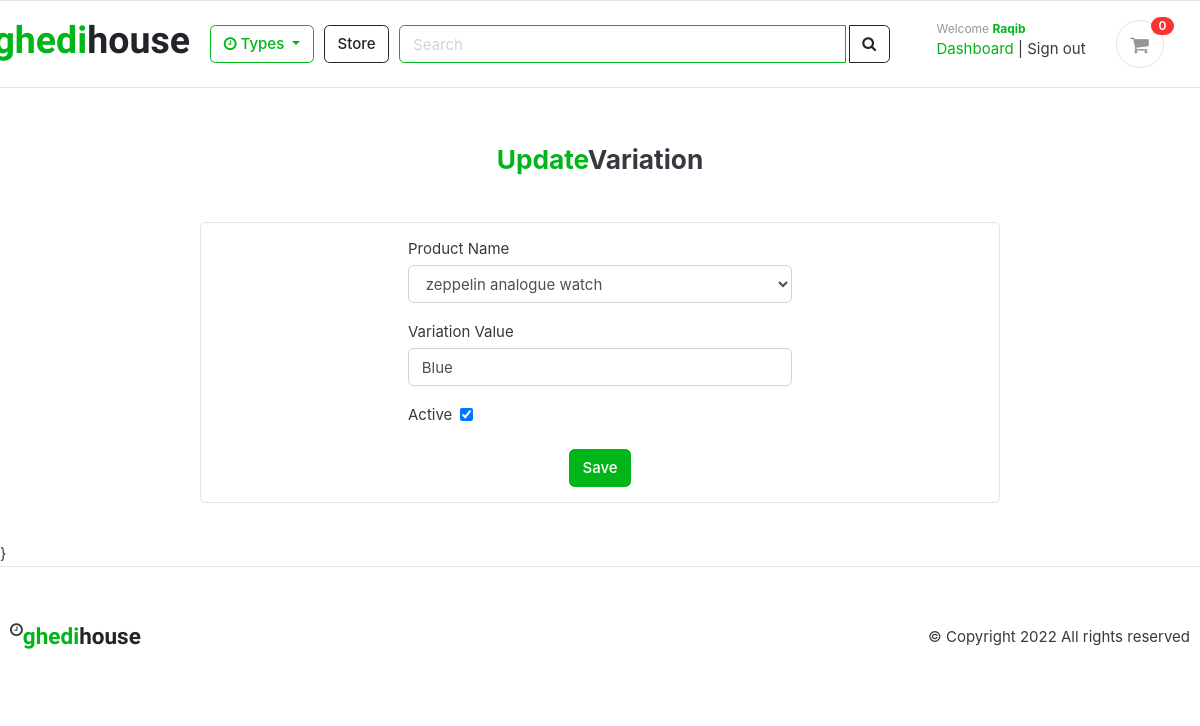
/manager/update_variation/3/ (signed in), run on the app's committed database.
### accounts/models.py (models this page shows, shortened)
class Account(AbstractBaseUser):
    first_name = models.CharField(max_length=25)
    last_name = models.CharField(max_length=25)
    username = models.CharField(max_length=50,unique=True)
    email = models.EmailField(max_length=100,unique=True)
    phone_number = models.CharField(max_length=50)
    date_joined = models.DateTimeField(auto_now_add=True)
    last_login = models.DateTimeField(auto_now_add=True)
    is_admin = models.BooleanField(default=False)
    is_staff = models.BooleanField(default=False)
    is_active = models.BooleanField(default=False)
    is_superadmin = models.BooleanField(default=False)
    USERNAME_FIELD = 'email'
    REQUIRED_FIELDS = ['username','first_name','last_name']
    objects = MyAccountManager()

### store/models.py (models this page shows, shortened)
class Variation(models.Model):
    product = models.ForeignKey(Product,on_delete=models.CASCADE)
    variation_value = models.CharField(max_length=100)
    is_active = models.BooleanField(default=True)
    created_date = models.DateTimeField(auto_now=True)

### manager/views.py (the view)
# urls.py: path('update_variation/<int:variation_id>/', update_variation, name='update_variation'),
@login_required(login_url='manager_login')
def update_variation(request, variation_id):
  if request.user.is_superadmin:
    variation = Variation.objects.get(id=variation_id)
    if request.method == 'POST':
      form = VariationForm(request.POST ,instance=variation)
      if form.is_valid():
        form.save()
        return redirect('manage_variation')
    else:
      form = VariationForm(instance=variation)
    context = {
      'variation': variation,
      'form': form
    }
    return render(request, 'manager/update_variation.html', context)
  else:
    return redirect('home')

### manager/forms.py
class VariationForm(forms.ModelForm):
  class Meta:
    model = Variation
    fields = ['product', 'variation_value', 'is_active']
  def __init__(self, *args, **kwargs):
    super(VariationForm, self).__init__(*args, **kwargs)
    for field in self.fields:
      self.fields[field].widget.attrs['class'] = 'form-control'
    self.fields['is_active'].widget.attrs['class'] = 'ml-2 mt-1 form-check-input'

### carts/context_processors.py (called while the page is built)
def counter(request):
    cart_count = 0
    if 'admin' in request.path:
        return {}
    else:
        try:
            cart = Cart.objects.filter(cart_id=_cart_id(request))
            if request.user.is_authenticated:
                   cart_items = CartItem.objects.all().filter(user=request.user)
            else:
                cart_items = CartItem.objects.all().filter(cart=cart[:1])
            for cart_item in cart_items:
                cart_count = cart_count + cart_item.quantity
        except Cart.DoesNotExist:
            cart_count = 0
    return dict(cart_count=cart_count)

### carts/views.py (called while the page is built)
def _cart_id(request):
    cart=request.session.session_key
    if not cart:
        cart = request.session.create()
    return cart

### category/context_processors.py (called while the page is built)
def menu_links(request):
    links = Category.objects.all()
    return dict(links=links)

### category/models.py (called while the page is built)
    def get_url(self):
        return reverse('products_by_category',args=[self.slug])

### store/models.py (called while the page is built)
    def __str__(self):
        return self.product_name

### templates/manager/update_variation.html (shortened to what this page needs)
{% extends 'base.html' %}
{% block content %}
<section class="section-content padding-y ">
  <div class="container">
    <div class="mt-3 mb-5"><h3 class="text-center"><span class="text-success">Update</span>Variation</h3></div>
    <div class="row d-flex justify-content-center">
      <div class="col-8 card">
        <div class="mt-3 mb-3">
        <form action="{% url 'update_variation' variation.id %}" method="POST">
          <div class="form-row d-flex justify-content-center">
            <div class="form-group col-md-6 ">
              <label for="id_name">Product Name</label>
              {{ form.product }}
            </div>
          </div>
          <div class="form-row d-flex justify-content-center">
            <div class="form-group col-md-6 ">
              <label for="product_price">Variation Value</label>
              {{ form.variation_value }}
            </div>
          </div>
            <div class="form-row d-flex justify-content-center">
            <div class="form-group col-md-6">
                <label for="id_is_available">Active</label>
                {{ form.is_active }}
            </div>
          </div>
          <div class="text-center">
            <button type="submit" class="btn btn-success">Save</button>
          </div>
        </div>
      </div>
    </div>
  </div>
</section>
{% endblock %}

### templates/includes/navbar.html (shortened to what this page needs)
{% load static %}
<header class="section-header">
    <section class="header-main border-bottom">
        <div class="container">
    <div class="row align-items-center">
        <div class=" col-lg-2 col-md-3 col-6 container">
               <div class="d-flex justify-content-end"><a href="{% url 'home' %}"style="font-family: 'Stick No Bills', sans-serif;"  ><h1 class="logo text-success">ghedi<span class="text-dark">house</span></h1></a></div>
        </div>
        <div class="col-lg col-sm col-md col-6 flex-grow-0">
            <div class="category-wrap dropdown d-inline-block float-right">
                <button type="button" class="btn btn-outline-success dropdown-toggle" data-toggle="dropdown">
                    <i class="fa fa-clock"></i> Types
                </button>
            </div>
        </div>
        <a href="{% url 'store' %}" class="btn btn-outline-dark">Store</a>
        <div class="col-lg  col-md-6 col-sm-12 col">
            <form action="{% url 'search' %}" class="search" method="GET">
                <div class="input-group w-100">
                    <input type="text" class="form-control border border-success" style="width:60%;" placeholder="Search" name="keyword">
                    <div class="input-group-append">
                      <button class="btn btn-outline-dark ml-1" type="submit">
                        <i class="fa fa-search"></i>
                      </button>
                    </div>
                </div>
            </form>
        </div>
        <div class="col-lg-3 col-sm-6 col-12 d-flex justify-content-center order-2 order-lg-3">
            <div class="d-flex justify-content-end mb-3 mb-lg-0">
              {% if request.user.is_superadmin %}
              <div class="widget-header">
                <small class="title text-muted">Welcome <span style="font-size: 12px !important; font-weight: 700; text-transform: capitalize" class="text-success">{{ request.user.username }}</span></small>
                <div>
                  <a href="{% url 'manager_dashboard' %}" class="text-success">Dashboard</a> <span class="dark-transp"> | </span>
                  <a href="{% url 'manager_logout' %}"> Sign out</a>
                </div>
              </div>
              {% endif %}
              <a href="{% url 'cart' %}" class="widget-header pl-3 ml-3">
                <div class="icon icon-sm rounded-circle border"><i class="fa fa-shopping-cart"></i></div>
                <span class="badge badge-pill badge-danger notify">{{ cart_count }}</span>
              </a>
            </div>
                </div>
    </div>
        </div>
    </section>
    </header>

### static/css/ui.css (style rules this page uses)
html { font-family: "Inter", sans-serif; font-size: 15px; }
.icon-xs, .icon-sm, .icon-md, .icon-lg { display: inline-block; text-align: center; flex-shrink: 0; flex-grow: 0; }
.icon-sm { width: 48px; height: 48px; line-height: 48px !important; font-size: 20px; }
.padding-y { padding-top: 40px; padding-bottom: 40px; }
article:after, .form-group:after { display: block; clear: both; content: ""; }
.header-main { position: relative; padding-top: 1rem; padding-bottom: 1rem; }
.widget-header { display: inline-block; vertical-align: middle; position: relative; }
.widget-header a { color: #343a40; }
.widget-header i { color: #969696; }
.widget-header .title { display: block; }
.widget-header .notify { position: absolute; top: -3px; right: -10px; }
.notify { position: absolute; top: -4px; right: -10px; display: inline-block; padding: 0.25em 0.6em; font-size: 12px; line-height: 1; text-align: center; border-radius: 3rem; color: #fff; background-color: #fa3434; }

### data on the page
Account: user.username "Raqib"
Variation: product "zeppelin analogue watch", variation_value "Blue", is_active "☑"

### other printed values
{{ cart_count }} "0"
